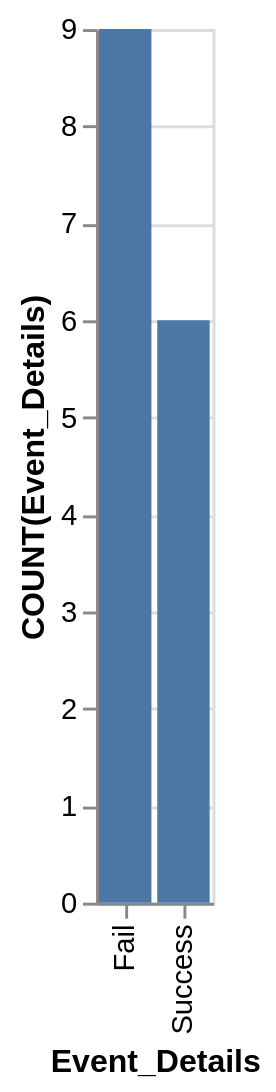

Source (Vega-Lite JSON):
### Vega-Lite specification from a JSON file in a GitHub repository (floating-point values rounded to 4 significant figures)
{"data": {"values": [{"x_data": "Fail", "y_data": 9}, {"x_data": "Success", "y_data": 6}]}, "mark": "bar", "encoding": {"x": {"field": "x_data", "type": "nominal", "title": "Event_Details", "sort": "ascending"}, "y": {"field": "y_data", "type": "quantitative", "title": "COUNT(Event_Details)"}}}
